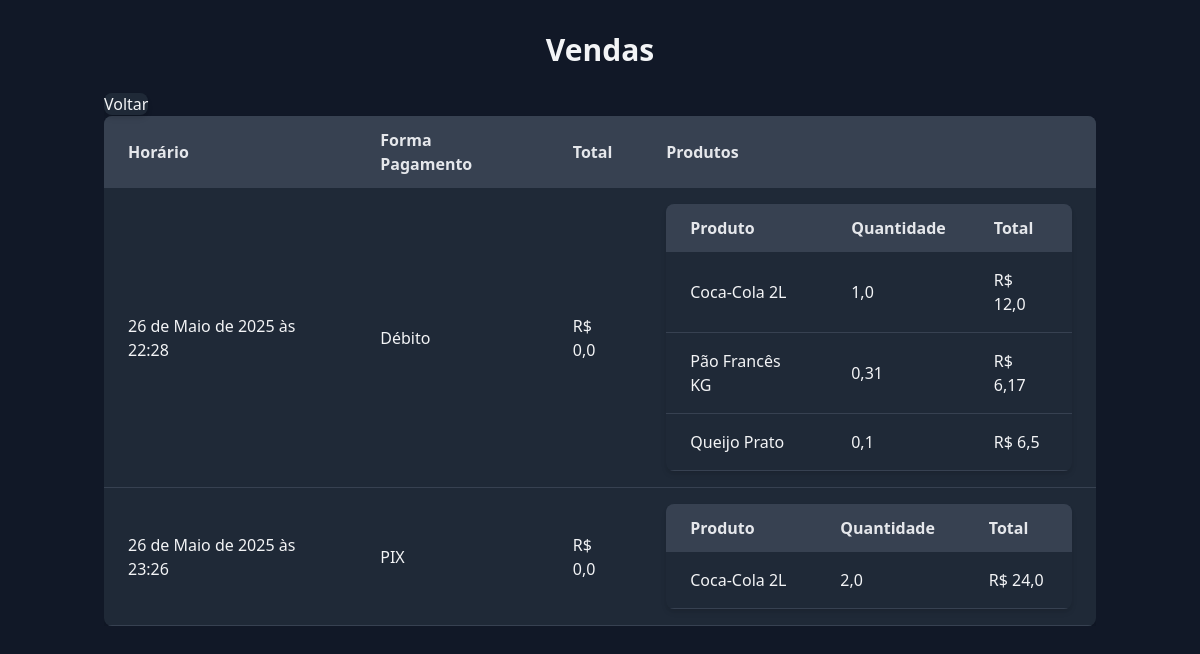
The app's page /vendas/ with its own data.
### app/models.py (models this page shows, shortened)
class Venda(models.Model):
    total = models.FloatField()
    formaDePagamento = models.ForeignKey(FormaDePagamento, on_delete=models.CASCADE)
    horario = models.DateTimeField(auto_created=True, auto_now=True)

class FormaDePagamento(models.Model):
    nome = models.CharField(max_length=30)
    taxa = models.FloatField()
    def __str__(self):
        return self.nome

class ProdutoVendido(models.Model):
    produto = models.ForeignKey(Produto, on_delete=models.CASCADE)
    quantidade = models.FloatField()
    total = models.FloatField()
    venda = models.ForeignKey(Venda, related_name="produtos_vendidos", on_delete=models.CASCADE)

class Produto(models.Model):
    descricao = models.CharField(max_length=100)
    valor = models.FloatField()
    custo = models.FloatField()
    categoria = models.ForeignKey(Categoria, on_delete=models.CASCADE)

### app/views.py (the view)
# urls.py: path('vendas/', vendas_view),
def vendas_view(request):
    vendas = Venda.objects.prefetch_related('produtos_vendidos__produto')
    return render(request, 'vendas.html', {'vendas': vendas})

### app/templates/vendas.html (shortened to what this page needs)
{% extends "base.html" %}
{% block header %}
Vendas
{% endblock %}
{% block conteudo %}
<table class="min-w-full bg-gray-800 shadow-md rounded-lg overflow-hidden">
    <thead class="bg-gray-700 text-gray-200 text-left">
        <tr>
            <th class="py-3 px-6">Horário</th>
            <th class="py-3 px-6">Forma Pagamento</th>
            <th class="py-3 px-6">Total</th>
            <th class="py-3 px-6">Produtos</th>
        </tr>
    </thead>
    <tbody>
        {% for venda in vendas %}
        <tr class="border-b border-gray-700 hover:bg-gray-700">
            <td class="py-4 px-6">{{ venda.horario }}</td>
            <td class="py-4 px-6">{{ venda.formaDePagamento }}</td>
            <td class="py-4 px-6">R$ {{ venda.total }}</td>
            <td class="py-4 px-6">
                <table class="min-w-full bg-gray-800 shadow-md rounded-lg overflow-hidden">
                    <thead class="bg-gray-700 text-gray-200 text-left">
                        <tr>
                            <th class="py-3 px-6">Produto</th>
                            <th class="py-3 px-6">Quantidade</th>
                            <th class="py-3 px-6">Total</th>
                        </tr>
                    </thead>
                    <tbody>
                        {% for pv in venda.produtos_vendidos.all %}
                        <tr class="border-b border-gray-700 hover:bg-gray-700">
                            <td class="py-4 px-6">{{ pv.produto.descricao }}</td>
                            <td class="py-4 px-6">{{ pv.quantidade }}</td>
                            <td class="py-4 px-6">R$ {{ pv.total }}</td>
                        </tr>
                        {% empty %}
                        <tr>
                            <td colspan="4" class="py-4 px-6 text-center text-gray-400">Nenhum produto vendido.</td>
                        </tr>
                        {% endfor %}
                    </tbody>
                </table>
            </td>
        </tr>
        {% empty %}
        <tr>
            <td colspan="4" class="py-4 px-6 text-center text-gray-400">Nenhuma venda cadastrada.</td>
        </tr>
        {% endfor %}
    </tbody>
</table>
{% endblock %}

### records on screen
Venda: horario "26 de Maio de 2025 às 22:28", formaDePagamento "Débito", total "0,0"
ProdutoVendido: produto.descricao "Coca-Cola 2L", quantidade "1,0", total "12,0"
ProdutoVendido: produto.descricao "Pão Francês KG", quantidade "0,31", total "6,17"
ProdutoVendido: produto.descricao "Queijo Prato", quantidade "0,1", total "6,5"
Venda: horario "26 de Maio de 2025 às 23:26", formaDePagamento "PIX", total "0,0"
ProdutoVendido: produto.descricao "Coca-Cola 2L", quantidade "2,0", total "24,0"
